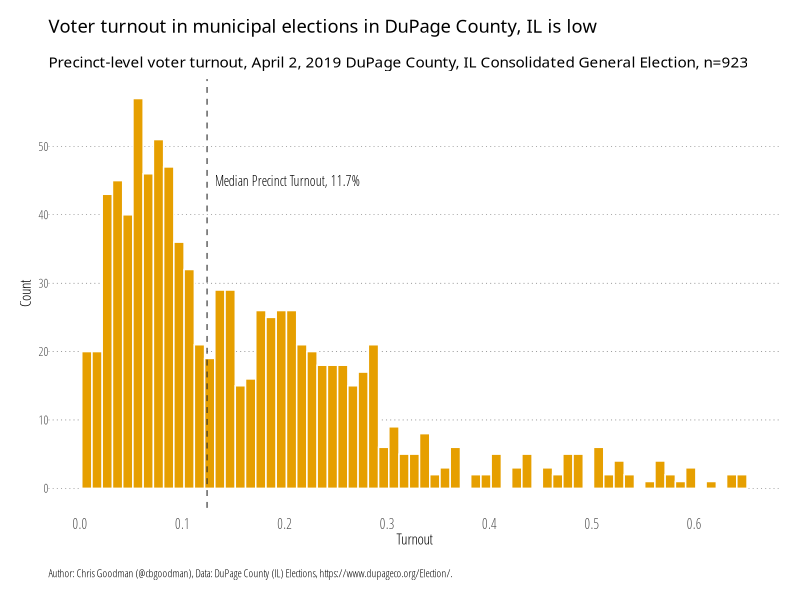

Write the R code that produced this figure.
library(tidyverse)
library(readxl)

# Set working directory -- remove for final distro
setwd("~/Dropbox/Personal/website/dupage-turnout-2019")

# Read in data
turnout <- read_excel("Official Results April 2, 2019.xlsx")

# Data cleaning
turnout.clean <- distinct(turnout,Precinct, .keep_all= TRUE)
turnout.clean <- select(turnout.clean,-c(District, Contest, Candidate_Name,
    Write_In, Proposition, Candidate_Party, Candidate_Grand_Total, Votes,
    Number_to_Vote_For, Contest_Total_Ballots, Contest_Total_Registered_Voters,
    Number_of_Candidates))
attach(turnout.clean)

# Calculate precint level turnout data
turnout.clean$precinct.turnout <- Precinct_Contest_Total_Ballots/Precinct_Contest_Registered_Voters
turnout.clean$precinct.turnout[turnout.clean$precinct.turnout=="Inf"] <- NA
turnout.clean$precinct.turnout[turnout.clean$precinct.turnout=="NaN"] <- NA

# Initial Histogram
turnout <- ggplot(turnout.clean) +
  aes(x = precinct.turnout) +
  geom_histogram(binwidth=0.01, color = "white", fill = "#E69F00", na.rm=TRUE) +
  scale_x_continuous(breaks = seq(0,1, by = 0.1)) +
  scale_y_continuous(breaks = seq(0,60, by = 10)) +
  geom_vline(aes(xintercept = median(turnout.clean$precinct.turnout, na.rm=TRUE)),
            color = "#2B2B2B", linetype = "dashed", size = 0.5, alpha =0.75) +
  annotate("text", x = 0.125, y = 45, label = "Median Precinct Turnout, 11.7%",
    hjust = 0, size=3.5, family="Open Sans Condensed Light") +
  # Theming
  labs(
    title="Voter turnout in municipal elections in DuPage County, IL is low",
    subtitle="Precinct-level voter turnout, April 2, 2019 DuPage County, IL Consolidated General Election, n=923",
    caption="Author: Chris Goodman (@cbgoodman), Data: DuPage County (IL) Elections, https://www.dupageco.org/Election/.",
    y="Count",
    x="Turnout") +
  theme_minimal(base_family="Open Sans Condensed Light") +
  theme(
    legend.position = "bottom",
    legend.title.align = 0.5,
    legend.text.align = 0) +
  # light, dotted major y-grid lines only
  theme(panel.grid=element_line())+
  theme(panel.grid.major.y=element_line(color="#2b2b2b", linetype="dotted", size=0.15))+
  theme(panel.grid.major.x=element_blank())+
  theme(panel.grid.minor.x=element_blank())+
  theme(panel.grid.minor.y=element_blank())+
  # light x-axis line only
  theme(axis.line=element_line())+
  theme(axis.line.y=element_blank())+
  theme(axis.line.x=element_blank())+
  # tick styling
  theme(axis.ticks=element_line())+
  theme(axis.ticks.x=element_blank())+
  theme(axis.ticks.y=element_blank())+
  theme(axis.ticks.length=unit(5, "pt"))+
  # x-axis labels
  theme(axis.text.x=element_text(size=10, hjust=0.95,vjust=0.2))+
  # breathing room for the plot
  theme(plot.margin=unit(rep(0.5, 4), "cm"))+
  # move the y-axis tick labels over a bit
  theme(axis.text.y=element_text(margin=margin(r=-5)))+
  theme(axis.text.x=element_text(margin=margin(r=-5)))+
  # make the plot title bold and modify the bottom margin a bit
  theme(plot.title=element_text(family="Open Sans Condensed Bold", margin=margin(b=15)))+
  # make the subtitle italic
  theme(plot.subtitle=element_text(family="Open Sans Condensed Light Italic"))+
  theme(plot.caption=element_text(size=8, hjust=0, margin=margin(t=15)))
ggsave(plot = turnout, "turnout.png", width=10, height=8, units="in", dpi="retina")
